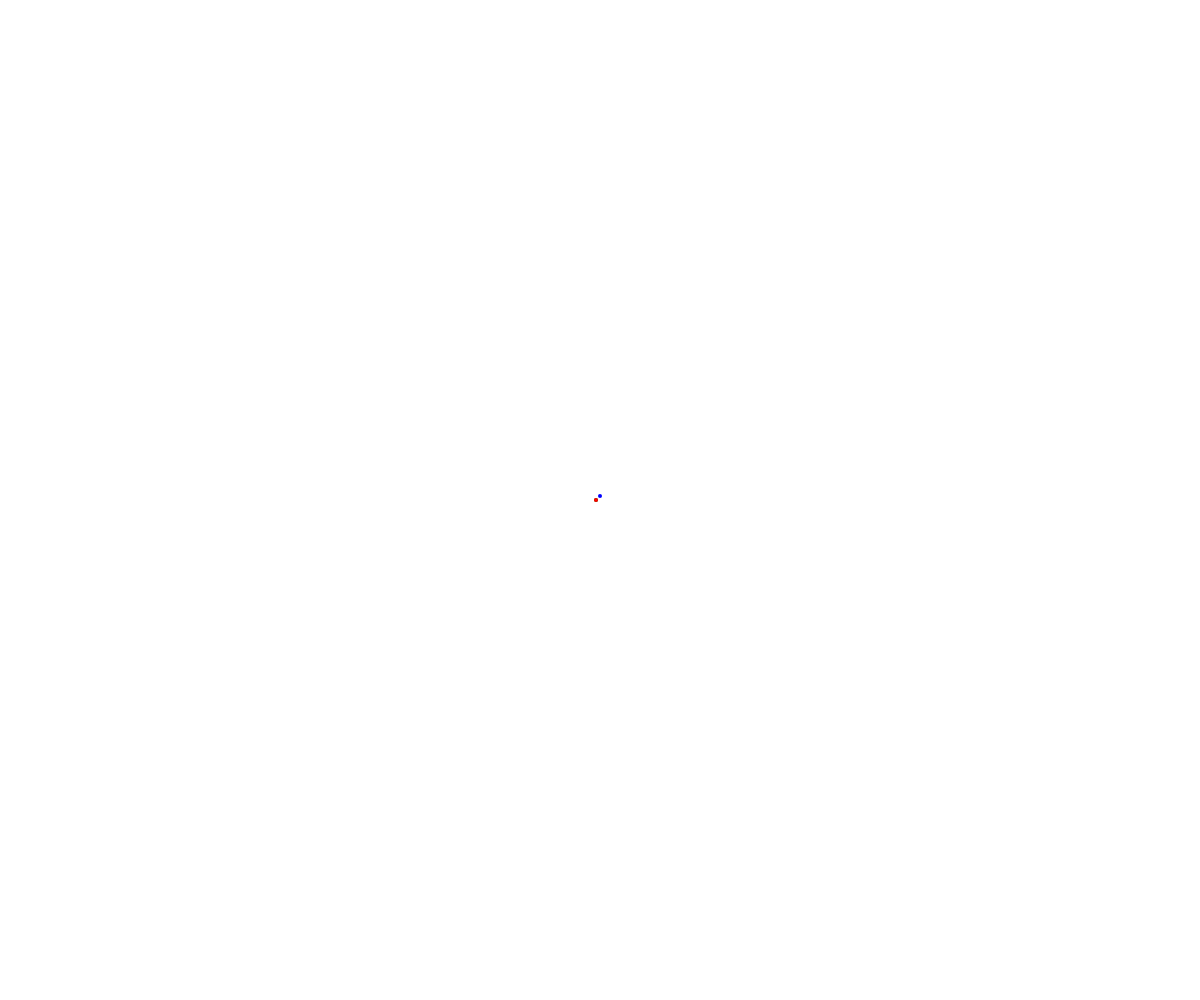
Frame 1 (no input)
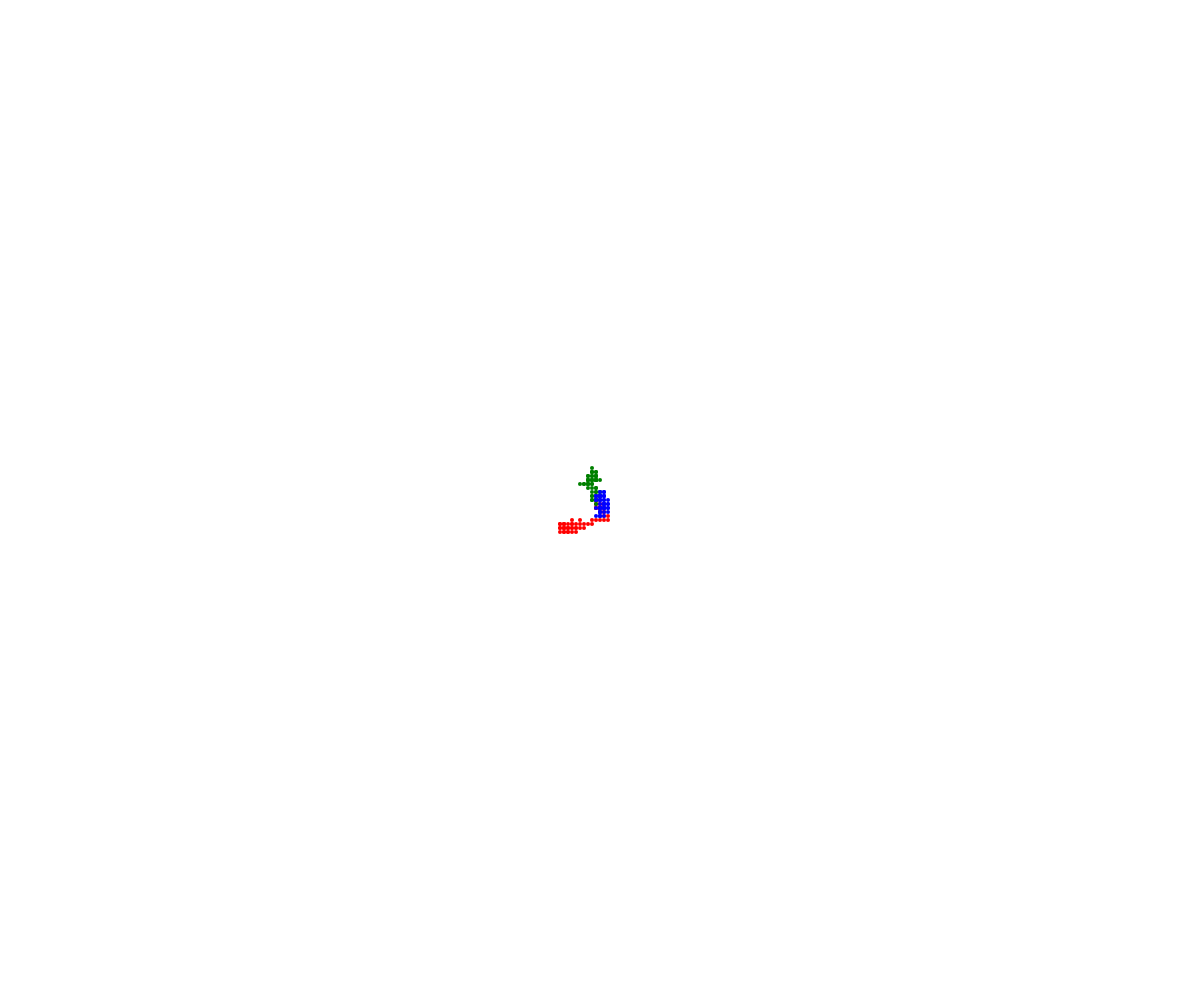
Frame 60 (no input)
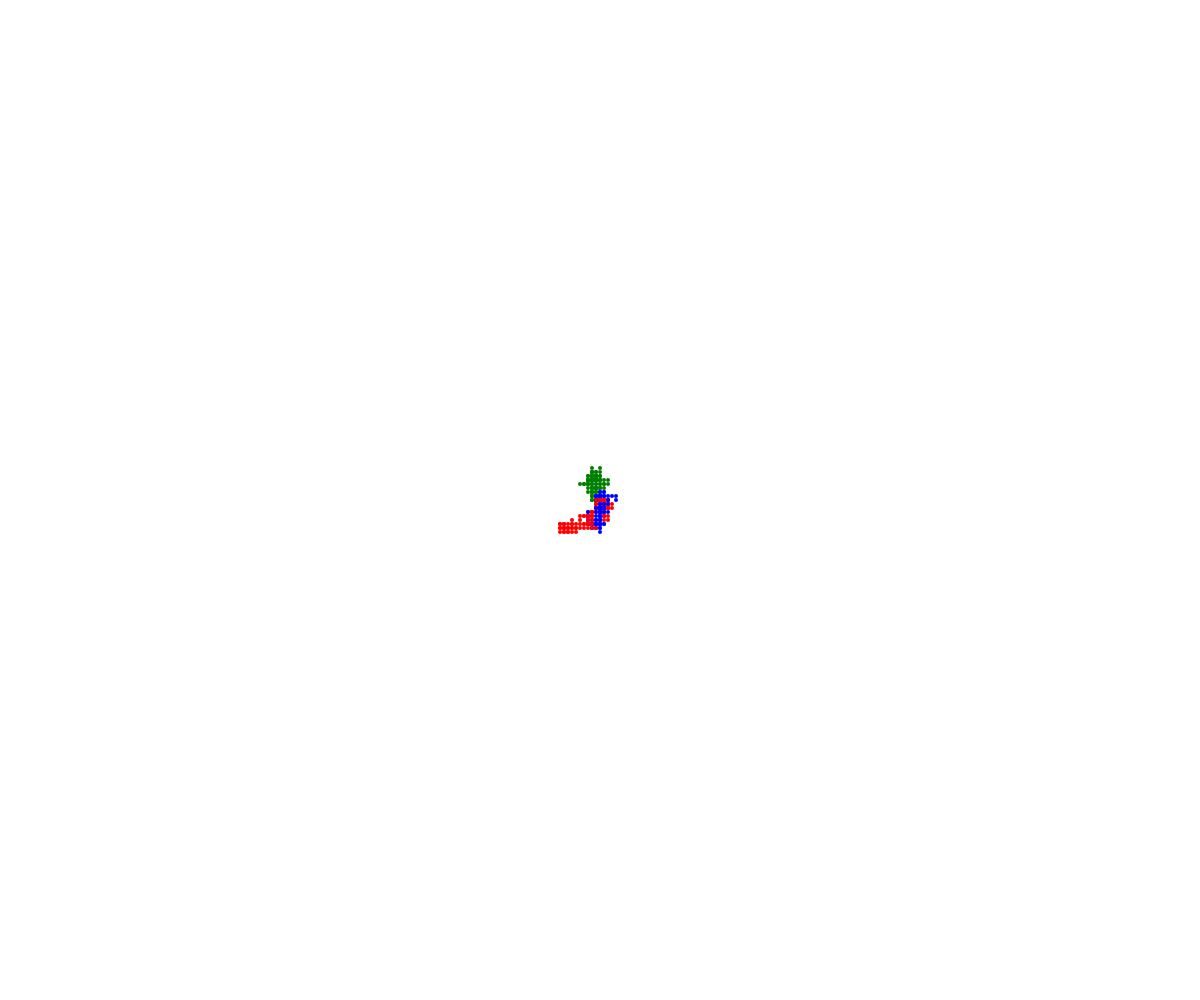
Frame 120 (the mouse pressed at the canvas centre since frame 60)

The p5.js sketch that drew these frames (run headless with seeded random() and noise() and a simulated clock; from frame 60 on, the mouse is pressed at the canvas centre):

// p5.js sketch
// ── sketch.js
// Project Title
// Your Name
// Date
//
// Extra for Experts:
// - describe what you did to take this project "above and beyond"

class Walker{
  constructor(x, y, colour){
    this.x = x;
    this.y = y;
    this.speed = 4;
    this.size = 2;
    this.colour = colour;
  }

  display(){
    fill(this.colour);
    noStroke();
    circle(this.x, this.y, this.size*2);
  }

  movement(){
    let choice = random(100);
    if (choice <= 25){
      this.y -= this.speed;
    }
    else if (choice < 50 ){
      this.y += this.speed;
    }
    else if (choice <= 75){
      this.x -= this.speed;
    }
    else{
      this.x += this.speed;
    }
  }
}

let luc;
let fred;
let mike;

function setup() {
  createCanvas(windowWidth, windowHeight);
  luc = new Walker(width/2, height/2, "green");
  fred = new Walker(width/2, height/2, "red");
  mike = new Walker(width/2, height/2, "blue");
}

function draw() {
  //background(220);
  luc.movement();
  mike.movement();
  fred.movement();

  luc.display();
  mike.display();
  fred.display();
}
